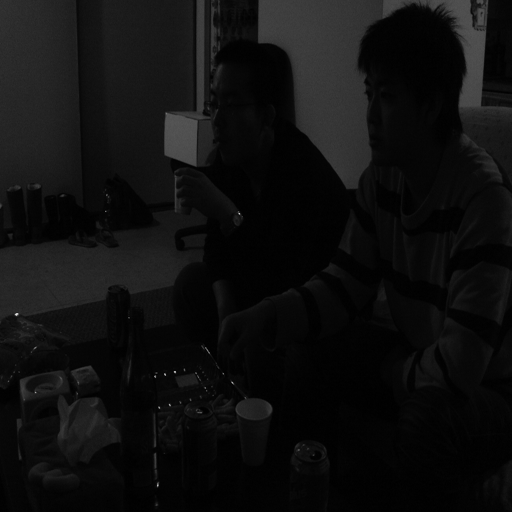
//> input picture Ejemplo-9-Ecualización-Histogramas-Resta-Imagenes-OpenCV/ImagenOscura.png, 512 x 512 px, given in place of the camera
$ ./Principal   (built with g++ and OpenCV 4)
//> lines starting //> are read from the running program, lines starting //| are printed output that depends on the picture

// Librerías que contienen funciones estándar de C++
#include <iostream>
#include <cstdlib>


// Librería que contiene funciones matemáticas
#include <cmath>

// Librerías de OpenCV

// Se pueden cargar todas las Librerías incluyendo
//#include <opencv2/opencv.hpp>

// Contiene las definiciones fundamentales de las matrices e imágenes
#include <opencv2/core/core.hpp>
// Procesamiento de imágenes
#include <opencv2/imgproc/imgproc.hpp>
// Códecs de imágenes
#include <opencv2/imgcodecs/imgcodecs.hpp>
// Manejo de ventanas y eventos de ratón, teclado, etc.
#include <opencv2/highgui/highgui.hpp>
// Lectura de video
#include <opencv2/video/video.hpp>
// Escritura de video
#include <opencv2/videoio/videoio.hpp>

using namespace std;
using namespace cv; // Espacio de nombres de OpenCV (Contiene funciones y definiciones de varios elementos de OpenCV)


int umbral = 255;

int minH = 19, minS = 30, minV = 183;
int maxH = 44, maxS = 255, maxV = 255;


void trackBarEventHSV(int v, void *p){
}

double distancia(double m1[7], double m2[7]){
    double suma = 0.0;
    for(int i=0;i<7;i++){
        suma+=(m1[i]-m2[i])*(m1[i]-m2[i]);
    }
    suma = sqrt(suma);
    return suma;
}


int main(int argc, char *argv[]){

    VideoCapture video(33);

    if(video.isOpened()){
        Mat frame;
        Mat imgHSV;
        Mat roi; // Region of Interes, Zona de Interés

        Mat objeto;

        namedWindow("Frame", WINDOW_AUTOSIZE);
        namedWindow("HSV", WINDOW_AUTOSIZE);
        namedWindow("ROI", WINDOW_AUTOSIZE);

        namedWindow("Objeto", WINDOW_AUTOSIZE);

        createTrackbar("H-Min", "Frame", &minH, 180, trackBarEventHSV, NULL);
        createTrackbar("S-Min", "Frame", &minS, 255, trackBarEventHSV, NULL);
        createTrackbar("V-Min", "Frame", &minV, 255, trackBarEventHSV, NULL);

        createTrackbar("H-Max", "Frame", &maxH, 180, trackBarEventHSV, NULL);
        createTrackbar("S-Max", "Frame", &maxS, 255, trackBarEventHSV, NULL);
        createTrackbar("V-Max", "Frame", &maxV, 255, trackBarEventHSV, NULL);

        int pixel = 0;

        double huMoments[7]; // Momentos invariantes a rotación, traslación y escala que se van a calcular
        Moments momentos; // Momentos generales
        double baseDatos[7] = {0.189952,0.0082864,3.78489e-05,7.83997e-07,4.21973e-12,7.12184e-08,6.5779e-13};
        double cx = 0;
        double cy = 0;

        while(3==3){
            video >> frame;
//> frame is the input picture: 512 rows x 512 cols, CV_8UC3; min 0, max 228, mean 15.2

            cvtColor(frame, imgHSV, COLOR_BGR2HSV);
//> imgHSV: 512 rows x 512 cols, CV_8UC3; mean H, S, V 0, 0, 15.2

            inRange(imgHSV, Scalar(minH, minS, minV), Scalar(maxH, maxS, maxV), roi);
//> roi: 512 rows x 512 cols, CV_8UC1; every value is 0

            //if(objeto.empty())
            {
                objeto = Mat(Size(frame.cols, frame.rows), CV_8UC3, Scalar(255,255,255));
            }

            for(int i=0;i<roi.rows;i++){
                for(int j=0;j<roi.cols;j++){
                    pixel = roi.at<uchar>(i,j);
                    if(pixel>0){
                        objeto.at<Vec3b>(i,j) = frame.at<Vec3b>(i,j);
                    }
                }
            }
//> objeto: 512 rows x 512 cols, CV_8UC3; every value is 255
//> after the loop, pixel = 0

            momentos = moments(roi, true);
//> momentos = moments, m00 0
            HuMoments(momentos, huMoments);
            /*
            for(int i=0;i<7;i++)
                cout << huMoments[i] << ",";

            cout << endl;
            */
            cout << " Distancia: momentos vs baseDatos: " << distancia(huMoments,baseDatos) << endl;
//> the loop in distancia, `for(int i=0;i<7;i++)` made 7 passes
//> suma on passes 1 to 7: 0.0361, 0.0362, 0.0362, 0.0362, 0.0362, 0.0362, 0.0362
//> after the loop in distancia, `for(int i=0;i<7;i++)`: suma = 0.0362
//> in distancia, `suma = sqrt(suma);`: suma = 0.19
//|  Distancia: momentos vs baseDatos: 0.190133

            if (distancia(huMoments, baseDatos)<0.03){
//> the loop in distancia (call 2), `for(int i=0;i<7;i++)` made 7 passes
                cx = momentos.m10/momentos.m00;
                cy = momentos.m01/momentos.m00;

                circle(frame, Point(cx,cy),7,Scalar(10,10,203),3);
                putText(frame,"Reconocido",Point(cx,cy-30),FONT_HERSHEY_SIMPLEX,0.5,Scalar(203,10,10));
            }

            imshow("Frame", frame);
            imshow("HSV", imgHSV);
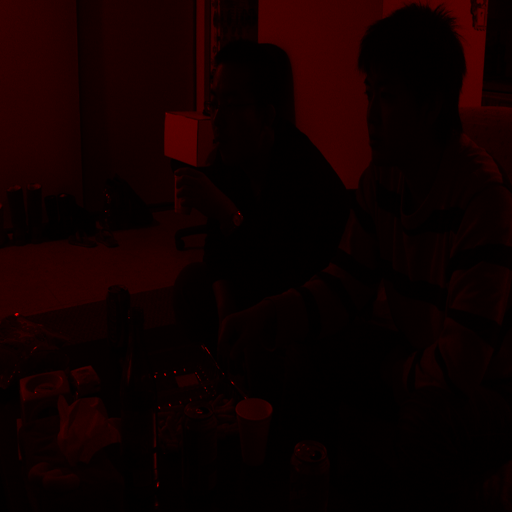
//> window 'HSV': 512 rows x 512 cols, CV_8UC3; mean B, G, R 0, 0, 15.2
            imshow("ROI", roi);
            imshow("Objeto", objeto);

            if(waitKey(23)==27)
                break;
        }

        destroyAllWindows();
    }

    return 0;
}

// findContours
// Convex Hull
